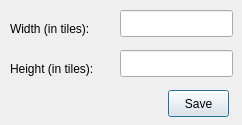
<?xml version="1.0" encoding="UTF-8"?>
<ui version="4.0">
 <class>MapProperties</class>
 <widget class="QDialog" name="MapProperties">
  <property name="geometry">
   <rect>
    <x>0</x>
    <y>0</y>
    <width>242</width>
    <height>125</height>
   </rect>
  </property>
  <property name="windowTitle">
   <string>Map Properties</string>
  </property>
  <widget class="QLabel" name="label">
   <property name="geometry">
    <rect>
     <x>10</x>
     <y>60</y>
     <width>111</width>
     <height>17</height>
    </rect>
   </property>
   <property name="text">
    <string>Height (in tiles):</string>
   </property>
  </widget>
  <widget class="QLabel" name="label_2">
   <property name="geometry">
    <rect>
     <x>10</x>
     <y>20</y>
     <width>111</width>
     <height>17</height>
    </rect>
   </property>
   <property name="text">
    <string>Width (in tiles):</string>
   </property>
  </widget>
  <widget class="QLineEdit" name="txtWidth">
   <property name="geometry">
    <rect>
     <x>120</x>
     <y>10</y>
     <width>113</width>
     <height>27</height>
    </rect>
   </property>
  </widget>
  <widget class="QLineEdit" name="txtHeight">
   <property name="geometry">
    <rect>
     <x>120</x>
     <y>50</y>
     <width>113</width>
     <height>27</height>
    </rect>
   </property>
  </widget>
  <widget class="QPushButton" name="btnSave">
   <property name="geometry">
    <rect>
     <x>168</x>
     <y>90</y>
     <width>61</width>
     <height>27</height>
    </rect>
   </property>
   <property name="text">
    <string>Save</string>
   </property>
  </widget>
 </widget>
 <resources/>
 <connections/>
</ui>
